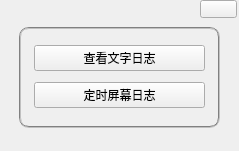
<?xml version="1.0" encoding="UTF-8"?>
<ui version="4.0">
 <class>LogView</class>
 <widget class="QWidget" name="LogView">
  <property name="geometry">
   <rect>
    <x>0</x>
    <y>0</y>
    <width>239</width>
    <height>151</height>
   </rect>
  </property>
  <property name="windowTitle">
   <string>日志查看</string>
  </property>
  <widget class="QGroupBox" name="groupBox">
   <property name="geometry">
    <rect>
     <x>19</x>
     <y>27</y>
     <width>201</width>
     <height>101</height>
    </rect>
   </property>
   <property name="styleSheet">
    <string notr="true">QGroupBox{border:2px groove gray;border-radius:10px;padding:2px 4px;}</string>
   </property>
   <property name="title">
    <string/>
   </property>
   <layout class="QGridLayout" name="gridLayout">
    <item row="0" column="0">
     <widget class="QPushButton" name="pushButton">
      <property name="text">
       <string>查看文字日志</string>
      </property>
     </widget>
    </item>
    <item row="1" column="0">
     <widget class="QPushButton" name="pushButton_2">
      <property name="text">
       <string>定时屏幕日志</string>
      </property>
     </widget>
    </item>
   </layout>
  </widget>
  <widget class="QToolButton" name="closeButton">
   <property name="geometry">
    <rect>
     <x>200</x>
     <y>0</y>
     <width>37</width>
     <height>18</height>
    </rect>
   </property>
   <property name="text">
    <string/>
   </property>
  </widget>
 </widget>
 <resources/>
 <connections/>
</ui>
